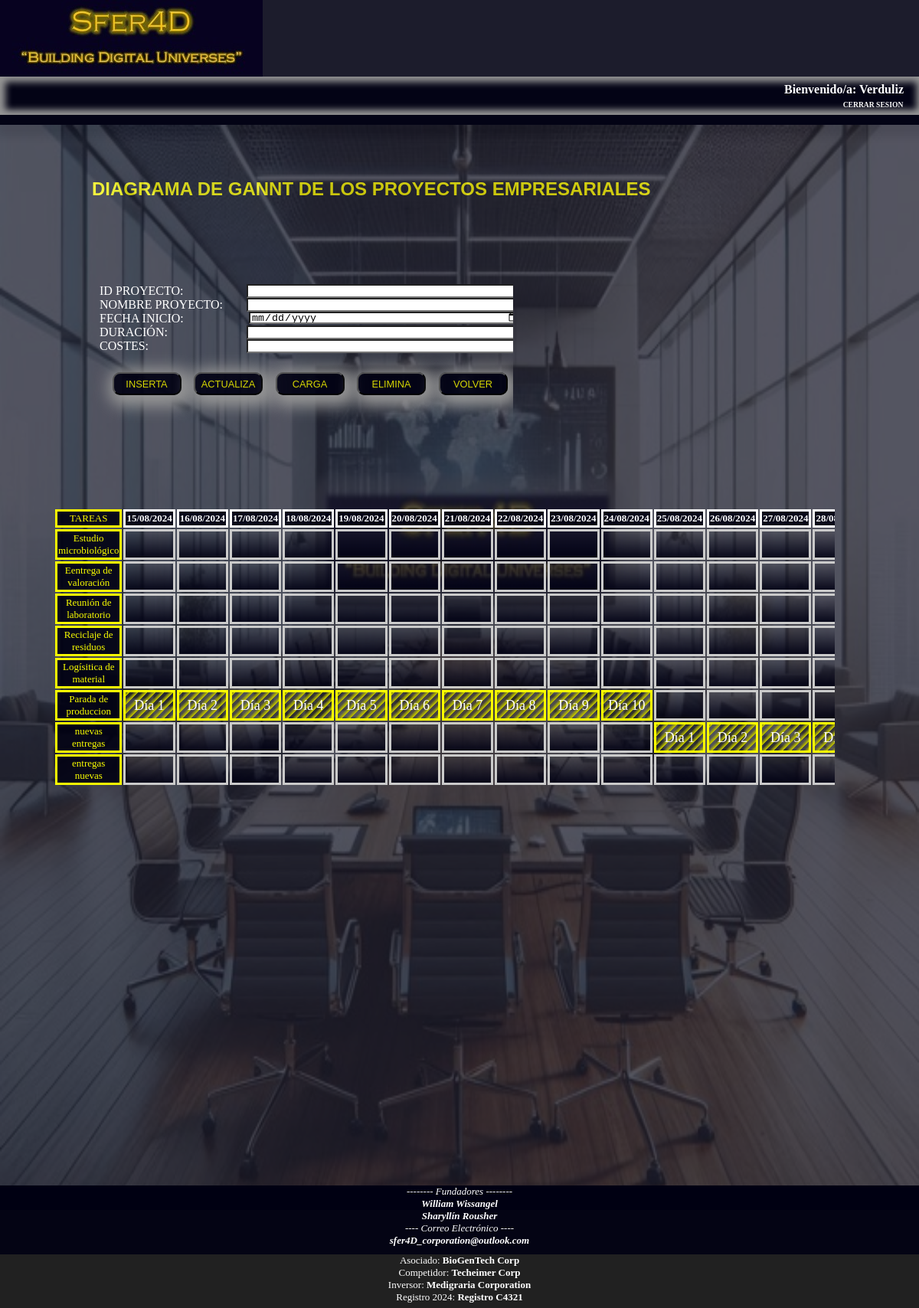
/008_ObjetivosEmpresa/0083_ControlProyectos/controlProyectos.php (signed in), run on the app's committed database.
### tables this page shows
CREATE TABLE `diagrama_gannt` (
  `ID` int(3) NOT NULL,
  `PROYECTO` varchar(30) DEFAULT NULL,
  `DURACION` int(3) DEFAULT NULL,
  `INICIO` date DEFAULT NULL,
  `COSTE` int(10) DEFAULT NULL
);

### 005_Login/conexionPHP.php (called while the page is built, shortened)
<?php
class ConexionPHP
{
    private static $BD_tablaJefesGannt="diagrama_gannt";
    public static function getBD_TablaJefesGannt()
    {
        return self::$BD_tablaJefesGannt;
    }
}

### 008_ObjetivosEmpresa/0083_ControlProyectos/gestionProyectos.php (called while the page is built, shortened)
<?php
require "../../005_Login/conexionPHP.php";
    $conexion=ConexionPHP::getConexionJEFES_RRHH();
    $BD_tabla=ConexionPHP::getBD_TablaJefesGannt();
    $base=$conexion->query("SELECT * FROM ".$BD_tabla);
    $registro=$base->fetchAll(PDO::FETCH_OBJ);
?>

### 008_ObjetivosEmpresa/0083_ControlProyectos/controlProyectos.php (the view, shortened to what this page needs)
<?php
    require "gestionProyectos.php";
?>
<!DOCTYPE html>
<html lang="en">
<head>
    <link rel="stylesheet" href="controlProyectos.css">
</head>
<body onload="cargarPagina()">
    <header id="cabeceraPrincipal">
        <div id="iconoAdorno"><img src="../../008_ObjetivosEmpresa/0083_ControlProyectos/images/Sfer4D-IconoEmpresa.jpg" id="iconoEmpresa"></div>
        <div id="areaSesion">
            <table style="width:100%">
                <tr>
                        <div id="bienvenido"><strong><?php echo"Bienvenido/a: ".$_SESSION["usuario"];?></strong></div>
                        <a href="../../005_Login/salidaPagina.php" id="cerrarSesion"><strong>CERRAR SESION</strong></a>
                </tr>
            </table>
        </div>
        <div class="VaciobotonesPrincipal"></div>
    </header>
    <div class="consulta">
        <div id="tituloGeneral"><strong>DIAGRAMA DE GANNT DE LOS PROYECTOS EMPRESARIALES</strong></div>
        <div class="tableroDiagrama" style="position:absolute">
            <table id="lineaTiempo">
                <tr>
                    <td class="tablaCabecera">TAREAS</td>
                    <?php for($i=0;$i<$_SESSION["fechaIntervalo"]+1;$i++): ?>
                        <td class="tablaCabecera"><strong><?php echo(str_replace("-","/",date('d-m-Y',strtotime('+'.$i.'day',strtotime($_SESSION["fechaInicio"])))));?></strong></td>
                    <?php endfor;
                    ?>
                </tr>
                <?php $z=0; $i=0; foreach($_SESSION["registro"] as $filaGannt){?>
                <tr>
                <td class="filasTareas"><?php echo($filaGannt->PROYECTO);?></td>
                    <?php for($i=0;$i<=$_SESSION["fechaIntervalo"];$i++){ ?>
                        <?php
                            if(strcmp(strtotime('+'.$i.'day',strtotime($_SESSION["fechaInicio"])),strtotime($_SESSION["registro"][$z]->INICIO))==0 && $z<$_SESSION["filas"])
                                { ?>
                                    <?php for($j=0;$j<($_SESSION["registro"][$z]->DURACION);$j++)
                                          {  ?>
                                        <td class="filasConOcup"><?php echo "Día ".($j+1)?></td>
                                    <?php $i++;} ?>
                        <?php   } ?>
                        <?php if($i<=$_SESSION["fechaIntervalo"]){ ?>
                        <td class="filasSinOcup">----</td>
                        <?php } ?>
                    <?php } $z++; ?>
                </tr>
                <?php }  ?>
            </table>
        </div>
        <div class="tableroDiagrama" style="position:absolute">
            <table id="formularioInterno">
                <form class="tablaAcciones" action="../../008_ObjetivosEmpresa/0083_ControlProyectos/gestionProyectos.php" method="get">
                    <label class="celda">ID PROYECTO:<input type="text" class="celdas" name="idProyecto"></label>
                    <label class="celda">NOMBRE PROYECTO:<input type="text" class="celdas" name="nombreProyecto"></label>
                    <label class="celda">FECHA INICIO:<input type="date" class="celdas" name="fechaProyecto"></label>
                    <label class="celda">DURACIÓN:<input type="number" class="celdas" name="duracionProyecto" min="1" max="20"></label>
                    <label class="celda">COSTES:<input type="number" class="celdas" name="costesProyecto"min="-10000" max="10000"></label>
                    <label class="celda">
                    <input type="submit" value="INSERTA" name="INSERTA" class="boton">
                    <input type="submit" value="ACTUALIZA" name="ACTUALIZA" class="boton">
                    <input type="submit" value="CARGA" name="CARGA" class="boton">
                    <input type="submit" value="ELIMINA" name="ELIMINA" class="boton">
                    <input type="submit" value="VOLVER" name="VOLVER" class="boton">
                    </label>
                </form>
            </table>
        </div>
        <img id="imagenPortada" src="../../008_ObjetivosEmpresa/0083_ControlProyectos/images/REUNIONES.jpg" alt="Imagen Reuniones">
    </div>
    <div class="piePagina">
        <footer id="piePrincipal">
            <div id="zocalo">
                -------- Fundadores --------
                <br><strong>William Wissangel</strong></br>
                <strong>Sharyllín Rousher</strong>
                <br>---- Correo Electrónico ----</br>
                <strong>sfer4D_corporation@outlook.com</strong>
            </div>
            <div class="pie">
                Asociado: <strong>BioGenTech Corp</strong><br>
                Competidor: <strong>Techeimer Corp</strong><br>
                Inversor: <strong>Medigraria Corporation</strong><br>
                Registro 2024: <strong>Registro C4321</strong>
            </div>
        </footer>
    </div>
</body>
</html>

### data on the page
diagrama_gannt: PROYECTO "Estudio microbiológico"
diagrama_gannt: PROYECTO "Eentrega de valoración"
diagrama_gannt: PROYECTO "Reunión de laboratorio"
diagrama_gannt: PROYECTO "Reciclaje de residuos"
diagrama_gannt: PROYECTO "Logísitica de material"
diagrama_gannt: PROYECTO "Parada de produccion"
diagrama_gannt: PROYECTO "nuevas entregas"
diagrama_gannt: PROYECTO "entregas nuevas"

### other printed values
$_SESSION["usuario"] "Verduliz"
